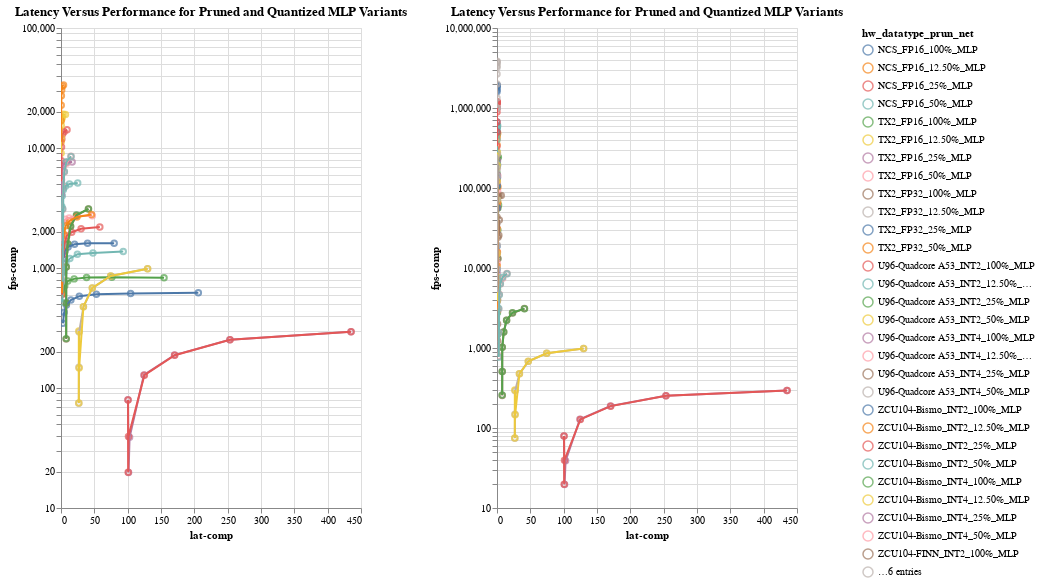

The notebook cell this image was saved under:
### Markdown cell above
### Line Plot

### Code cell
#hide_input
figa_df = mnist_df[(mnist_df["HWType"].isin(["NCS", "ZCU104-Bismo", "U96-Quadcore A53"]))]
figb_df = mnist_df[(mnist_df["HWType"].isin(["TX2", "ZCU104-FINN", "U96-Quadcore A53"]))]

fig25s = []
fig25_dfs = [figa_df, figb_df]
for df in fig25_dfs:
    sel = alt.selection_multi(fields=["hw_datatype_prun_net"], bind="legend")
    fig25_dot = alt.Chart(df).mark_point().encode(
        x='lat-comp',
        y=alt.Y('fps-comp', scale=alt.Scale(type="log")),
        color=select_color(sel, 'hw_datatype_prun_net:N'),
        tooltip=['fps-comp', 'lat-comp', 'HWType', 'batch/thread/stream'],
    )
    fig25_line = alt.Chart(df).mark_line().encode(
        x='lat-comp',
        y='fps-comp',
        color=select_color(sel, 'hw_datatype_prun_net:N'),
        tooltip=['fps-comp', 'lat-comp', 'HWType', 'batch/thread/stream'],
    )

    fig = (fig25_dot+fig25_line).properties(
        title="Latency Versus Performance for Pruned and Quantized MLP Variants",
        width=W/len(fig25_dfs),
        height=H,
    ).add_selection(sel).interactive()
    
    fig25s.append(fig)
    
alt.hconcat(*fig25s)

### Figure 1 — Vega-Lite specification as saved in the notebook (floating-point values rounded to 4 significant figures; data arrays with more than 128 entries replaced by an {"elided": "..."} marker saying what was removed)
{"config": {"view": {"continuousWidth": 400, "continuousHeight": 300}}, "hconcat": [{"layer": [{"mark": "point", "encoding": {"color": {"condition": {"type": "nominal", "field": "hw_datatype_prun_net", "selection": "selector004"}, "value": "lightgray"}, "tooltip": [{"type": "quantitative", "field": "fps-comp"}, {"type": "quantitative", "field": "lat-comp"}, {"type": "nominal", "field": "HWType"}, {"type": "quantitative", "field": "batch/thread/stream"}], "x": {"type": "quantitative", "field": "lat-comp"}, "y": {"type": "quantitative", "field": "fps-comp", "scale": {"type": "log"}}}, "selection": {"selector004": {"type": "multi", "fields": ["hw_datatype_prun_net"], "bind": "legend"}, "selector005": {"type": "interval", "bind": "scales", "encodings": ["x", "y"]}}}, {"mark": "line", "encoding": {"color": {"condition": {"type": "nominal", "field": "hw_datatype_prun_net", "selection": "selector004"}, "value": "lightgray"}, "tooltip": [{"type": "quantitative", "field": "fps-comp"}, {"type": "quantitative", "field": "lat-comp"}, {"type": "nominal", "field": "HWType"}, {"type": "quantitative", "field": "batch/thread/stream"}], "x": {"type": "quantitative", "field": "lat-comp"}, "y": {"type": "quantitative", "field": "fps-comp"}}}], "data": {"name": "data-f986ba5ca4cc2b3c20d0c66a91c9e445"}, "height": 480, "title": "Latency Versus Performance for Pruned and Quantized MLP Variants", "width": 300.0}, {"layer": [{"mark": "point", "encoding": {"color": {"condition": {"type": "nominal", "field": "hw_datatype_prun_net", "selection": "selector006"}, "value": "lightgray"}, "tooltip": [{"type": "quantitative", "field": "fps-comp"}, {"type": "quantitative", "field": "lat-comp"}, {"type": "nominal", "field": "HWType"}, {"type": "quantitative", "field": "batch/thread/stream"}], "x": {"type": "quantitative", "field": "lat-comp"}, "y": {"type": "quantitative", "field": "fps-comp", "scale": {"type": "log"}}}, "selection": {"selector006": {"type": "multi", "fields": ["hw_datatype_prun_net"], "bind": "legend"}, "selector007": {"type": "interval", "bind": "scales", "encodings": ["x", "y"]}}}, {"mark": "line", "encoding": {"color": {"condition": {"type": "nominal", "field": "hw_datatype_prun_net", "selection": "selector006"}, "value": "lightgray"}, "tooltip": [{"type": "quantitative", "field": "fps-comp"}, {"type": "quantitative", "field": "lat-comp"}, {"type": "nominal", "field": "HWType"}, {"type": "quantitative", "field": "batch/thread/stream"}], "x": {"type": "quantitative", "field": "lat-comp"}, "y": {"type": "quantitative", "field": "fps-comp"}}}], "data": {"name": "data-92d0a3e2a1d3b6745927ab20752dfe20"}, "height": 480, "title": "Latency Versus Performance for Pruned and Quantized MLP Variants", "width": 300.0}], "$schema": "https://vega.github.io/schema/vega-lite/v4.0.2.json", "datasets": {"data-f986ba5ca4cc2b3c20d0c66a91c9e445": {"elided": "144 records"}, "data-92d0a3e2a1d3b6745927ab20752dfe20": {"elided": "190 records"}}}
